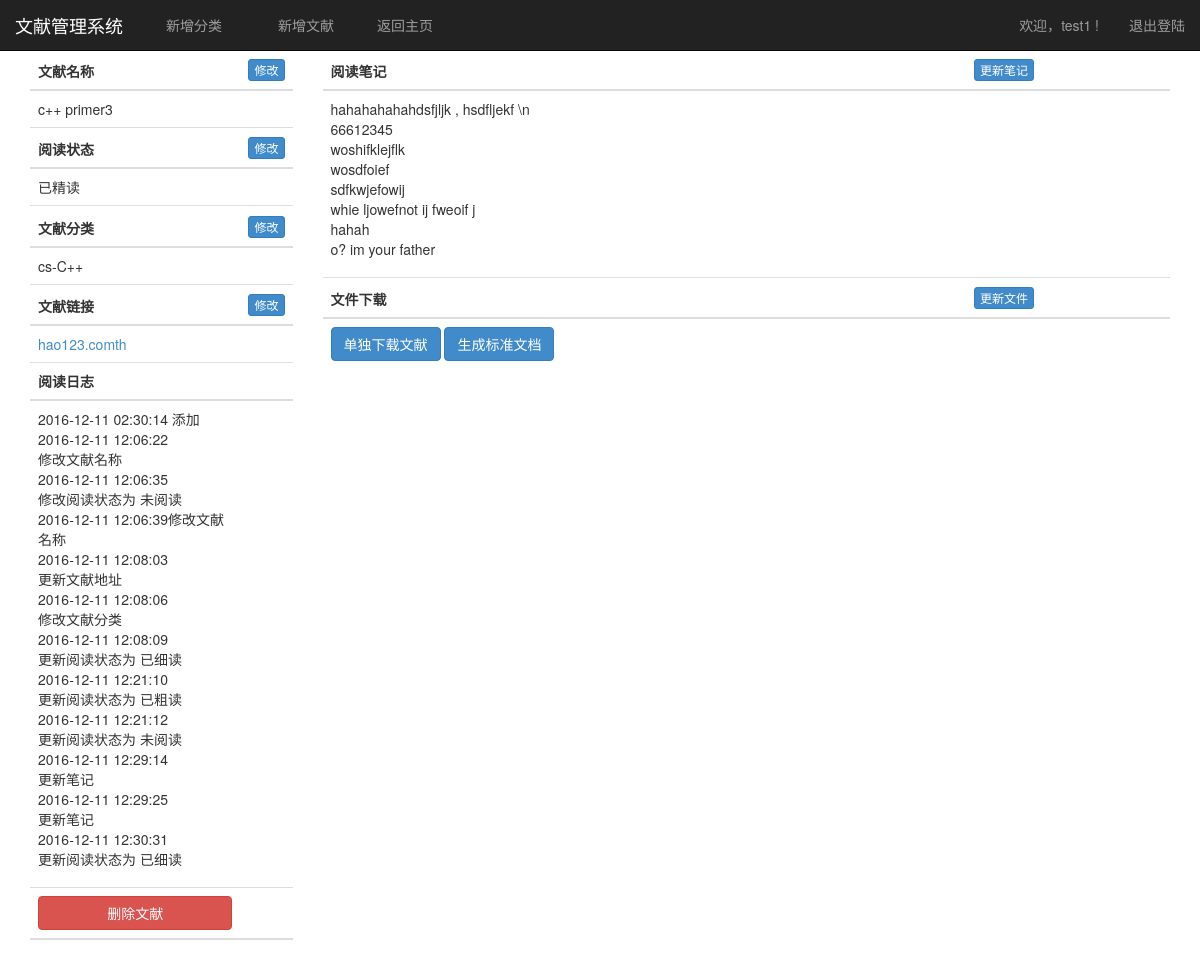
Page /docdetail/2/ (signed in) on the earlier database version.
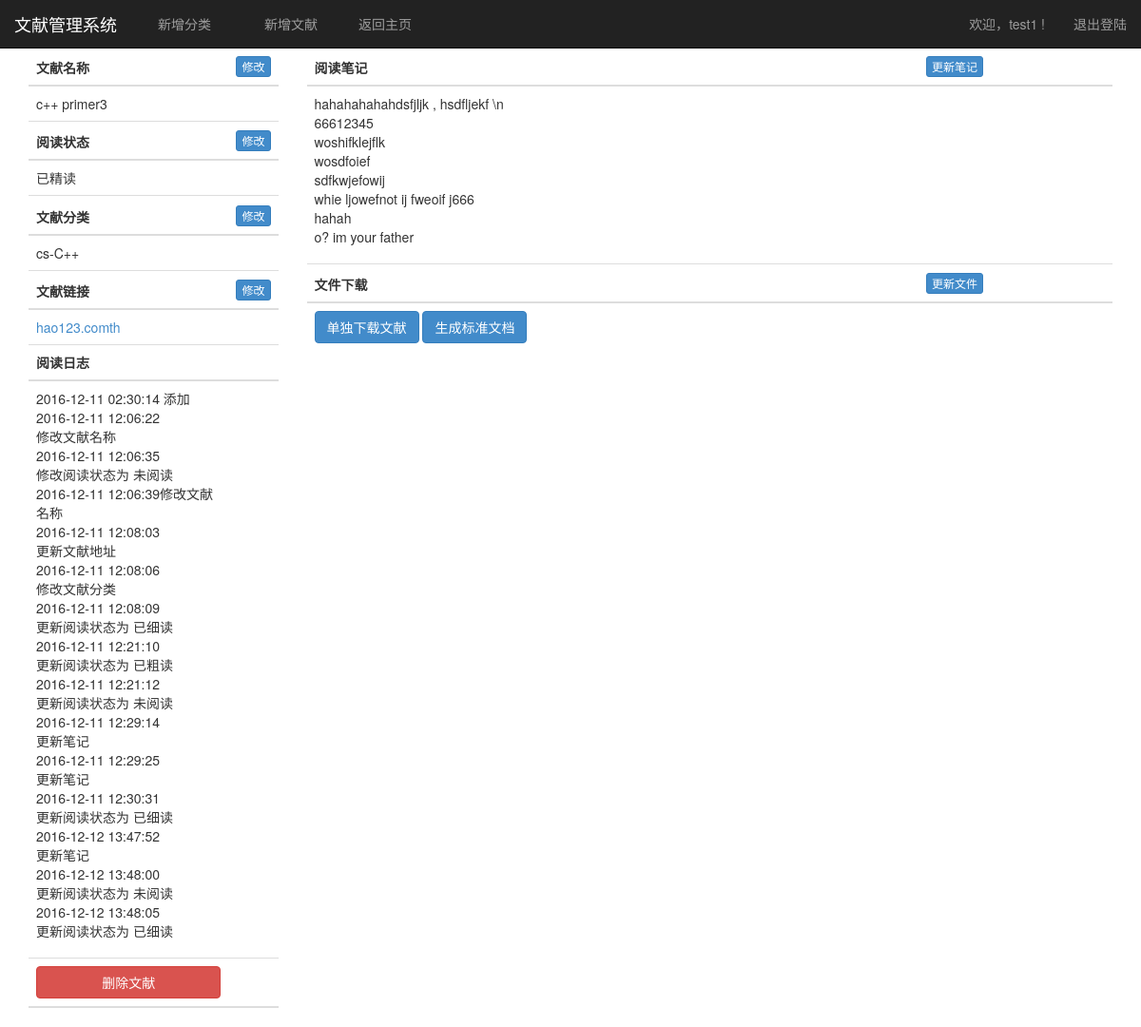
Same page on the later database version.
### users/models.py (models this page shows)
class Docs(models.Model):
	docname = models.CharField(max_length=200)
	readstatus = models.CharField(max_length=50)
	docurl = models.CharField(max_length=300)
	readlog = models.TextField()
	usernote = models.TextField()
	treenodeid = models.IntegerField()
	owner = models.IntegerField()
	docfile = models.FileField(upload_to="uploads/",null=True)

### users/views.py (the view)
# urls.py: url(r'^docdetail/(?P<num>[0-9]+)/$',views.docdetail),
def docdetail(request,num='1'):
    userid=getUserID(request)
    if userid==None:
        return render_to_response('users/login.html',{'error_notlogin':True})
    classList = SortTree.objects.filter(owner=userid).order_by("pathvalue")
    docInfo = Docs.objects.filter(owner=userid,id=num)
    classInfo = SortTree.objects.filter(owner=userid,id=docInfo[0].treenodeid)
    username=getUsername(userid)
    return render_to_response("users/docdetail.html",{'classList':classList,'docInfo':docInfo[0],'classInfo':classInfo[0].pathvalue,'username':username})

### users/views.py (called while the page is built)
def getUserID(request):
    try:
        userid = request.session['user']
        if userid == None:
            return None
        else:
            return userid
    except:
        return None

def getUsername(num):
    tempuser=Users.objects.get(id=num)
    return tempuser.username

### users/templates/users/docdetail.html (shortened to what this page needs)
<!DOCTYPE html>
{% load static %}
<html lang="en"><head><meta http-equiv="Content-Type" content="text/html; charset=UTF-8">
 <link href="{% static 'users/css/bootstrap.min.css' %}" rel="stylesheet">
	<link rel="stylesheet" type="text/css" href="{% static 'users/css/bootstrap.min.css' %}" />
    <link href="{% static 'users/css/starter-template.css' %}" rel="stylesheet">
    <link href="{% static 'users/css/style.css' %}" rel="stylesheet">
  </head>
  <body>
<nav class="navbar navbar-fixed-top navbar-inverse" role="navigation">
  <div class="container-fluid">
    <div class="navbar-header">
      <a class="navbar-brand" href="#">文献管理系统</a>
    </div>
    <div class="collapse navbar-collapse" id="bs-example-navbar-collapse-1">
      <ul class="nav navbar-nav">
      <form action="/newclass/" class="navbar-form navbar-left">
				<button type="button" class="btn btn-link" data-toggle="modal" data-target="#myModal">
  					新增分类
				</button>
	  	</form>
	  	<form action="/newclass/" class="navbar-form navbar-left" data-toggle="modal" data-target="#myModal2">
				<button type="button" class="btn btn-link">
  					新增文献
				</button>
	  	</form>
        <li><a href="/index/">返回主页</a></li>
      </ul>
              <ul class="nav navbar-nav navbar-right">
      		<li><a href="#">欢迎，{{username}} ! </a></li>
            <li><a href="/logout/">退出登陆</a></li>
          </ul>
    </div>
  </div>
</nav>
    <div class="container">
	  <div class="row">
	  <div class="col-md-3">
			<table class="table table-hover">
				<thead><tr><th>文献名称</th><th>
				<button type="button" class="btn btn-primary btn-xs" data-toggle="modal" data-target="#myModal3">
  					修改
				</button>
				</th></tr></thead>
				<tbody><tr><td>{{docInfo.docname}}</td></tr></tbody>
				<thead><tr>	<th>阅读状态</th><th>
				<button type="button" class="btn btn-primary btn-xs" data-toggle="modal" data-target="#myModal4">
  					修改
				</button>
				</th></tr></thead>
				<tbody><tr><td>{{docInfo.readstatus}}</td></tr></tbody>
				<thead><tr>	<th>文献分类</th><th>
				<button type="button" class="btn btn-primary btn-xs" data-toggle="modal" data-target="#myModal5">
  					修改
				</button>
				</th></tr></thead>
				<tbody><tr><td>{{classInfo}}</td></tr></tbody>
				<thead><tr>	<th>文献链接</th><th>
				<button type="button" class="btn btn-primary btn-xs" data-toggle="modal" data-target="#myModal6">
  					修改
				</button>
				</th></tr></thead>
				<tbody><tr><td><a href="http://{{docInfo.docurl}}" target="view_window">{{docInfo.docurl}}</a></td></tr></tbody>
				<thead><tr>	<th>阅读日志</th><th></th></tr></thead>
				<tbody><tr><td>{{docInfo.readlog|linebreaks}}</td></tr></tbody>
				<thead><tr>	<th><button type="button" class="btn btn-danger btn-block" data-toggle="modal" data-target="#myModal86">
  					删除文献
				</button></th><th></th></tr></thead>
          </table>
		</div>
     <div class="col-md-9">
			<table class="table">
            <thead><tr><th>阅读笔记</th><th>
				<button type="button" class="btn btn-primary btn-xs" data-toggle="modal" data-target="#myModal10">
  					更新笔记
				</button>
				</th></tr></thead>
            <tbody><tr>
                <td>{{docInfo.usernote|linebreaks}}</td>
              </tr>
            </tbody>
            <thead><tr><th>文件下载
           </th><th>
				<button type="button" class="btn btn-primary btn-xs" data-toggle="modal" data-target="#updatehaha">
  					更新文件
				</button>
				</th></tr></thead>
            <tbody><tr>
<td>
<a href="./download" class="btn btn-primary" role="button" target="view_window">单独下载文献</a>
				      <a href="./standardfile" class="btn btn-primary " role="button" target="view_window">生成标准文档</a>
</td>
              </tr>
            </tbody>
          </table>
		</div>
		</div>
    </div>
</body></html>

Differences in the rows shown:
changed Docs "c++ primer3": readlog "…2016-12-11 12:30:31 更新阅读状态为 已细读" → "…2016-12-11 12:30:31 更新阅读状态为 已细读 2016-12-12 13:47:52 更新笔记 2016-12-12 13:48:00 更新阅读状态为 未阅读 2016-12-12 13:48:05 更新阅读状态为 已细读"; usernote "hahahahahahdsfjljk , hsdfljekf \\n 66612345 woshifklejflk wosdfoief sdfkwjefowij whie ljowefnot ij fweoif j hahah o? im your father" → "hahahahahahdsfjljk , hsdfljekf \\n 66612345 woshifklejflk wosdfoief sdfkwjefowij whie ljowefnot ij fweoif j666 hahah o? im your father"
